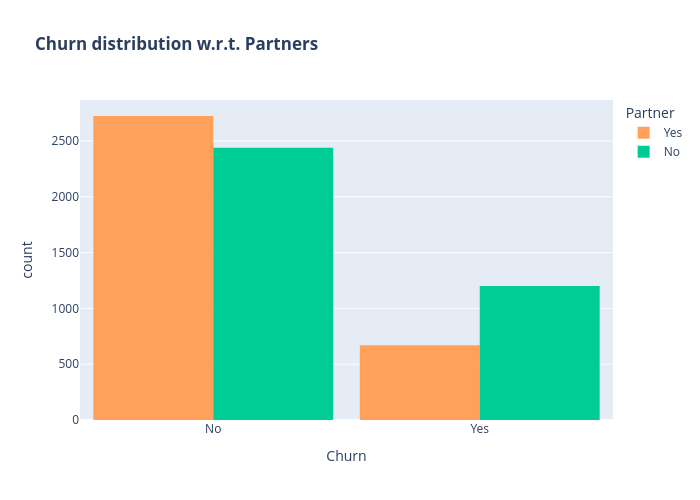

This figure's notebook cell:
### Markdown cell above
Customers without dependents are more likely to churn

### Code cell
color_map = {"Yes": '#FFA15A', "No": '#00CC96'}
fig = px.histogram(df, x="Churn", color="Partner", barmode="group", title="<b>Churn distribution w.r.t. Partners</b>", color_discrete_map=color_map)
fig.update_layout(width=700, height=500, bargap=0.1)
fig.show()

### Figure 1 — Plotly figure (JSON) as saved in the notebook; plotly's stock layout.template omitted (floating-point values rounded to 4 significant figures; data arrays with more than 128 entries replaced by an {"elided": "..."} marker saying what was removed)
{"data": [{"alignmentgroup": "True", "bingroup": "x", "hovertemplate": "Partner=Yes<br>Churn=%{x}<br>count=%{y}<extra></extra>", "legendgroup": "Yes", "marker": {"color": "#FFA15A", "pattern": {"shape": ""}}, "name": "Yes", "offsetgroup": "Yes", "orientation": "v", "showlegend": true, "type": "histogram", "x": {"elided": "3393 str values"}, "xaxis": "x", "yaxis": "y"}, {"alignmentgroup": "True", "bingroup": "x", "hovertemplate": "Partner=No<br>Churn=%{x}<br>count=%{y}<extra></extra>", "legendgroup": "No", "marker": {"color": "#00CC96", "pattern": {"shape": ""}}, "name": "No", "offsetgroup": "No", "orientation": "v", "showlegend": true, "type": "histogram", "x": {"elided": "3639 str values"}, "xaxis": "x", "yaxis": "y"}], "layout": {"bargap": 0.1, "barmode": "group", "height": 500, "legend": {"title": {"text": "Partner"}, "tracegroupgap": 0}, "title": {"text": "<b>Churn distribution w.r.t. Partners</b>"}, "width": 700, "xaxis": {"anchor": "y", "domain": [0, 1], "title": {"text": "Churn"}}, "yaxis": {"anchor": "x", "domain": [0, 1], "title": {"text": "count"}}}}
